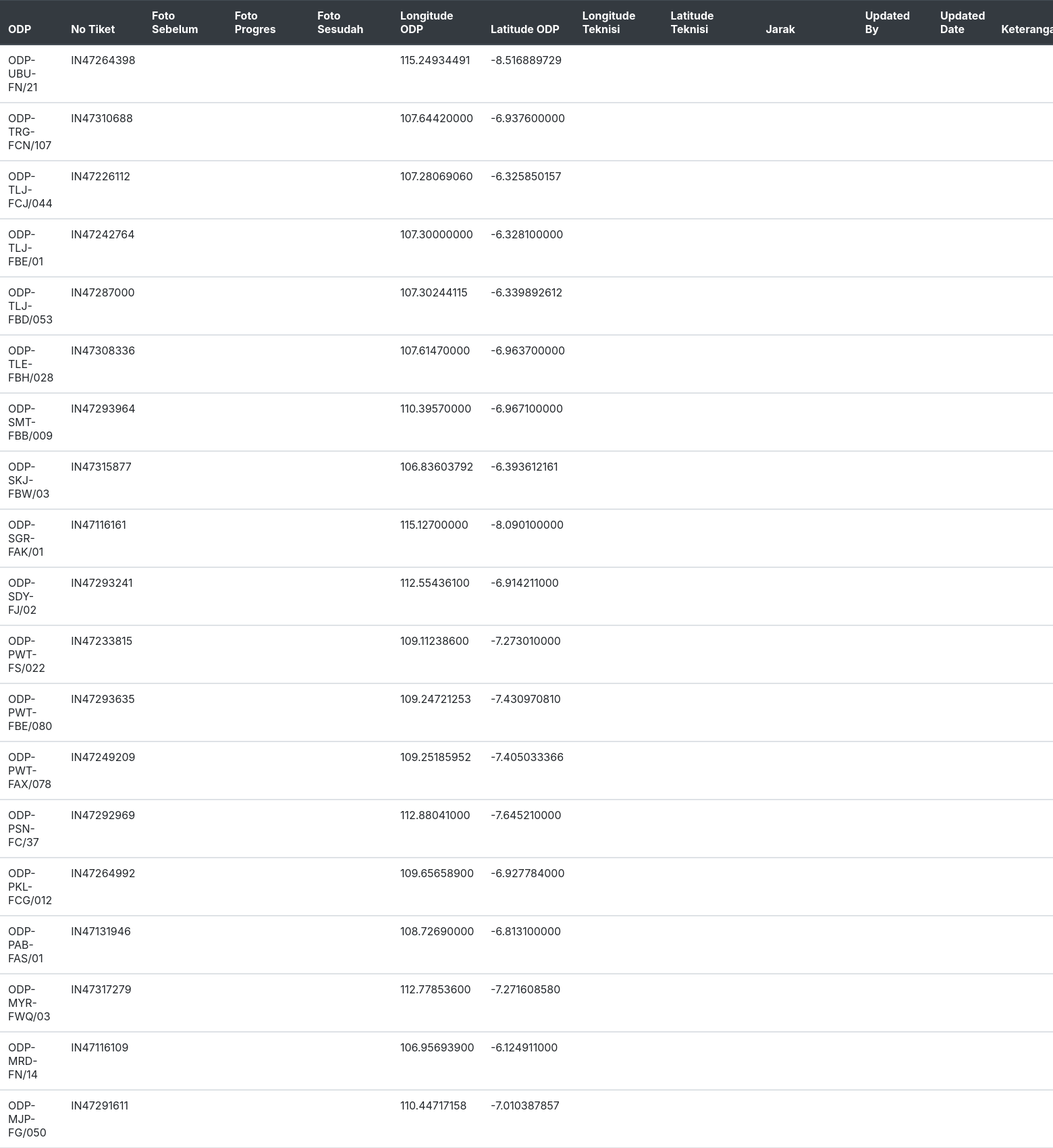
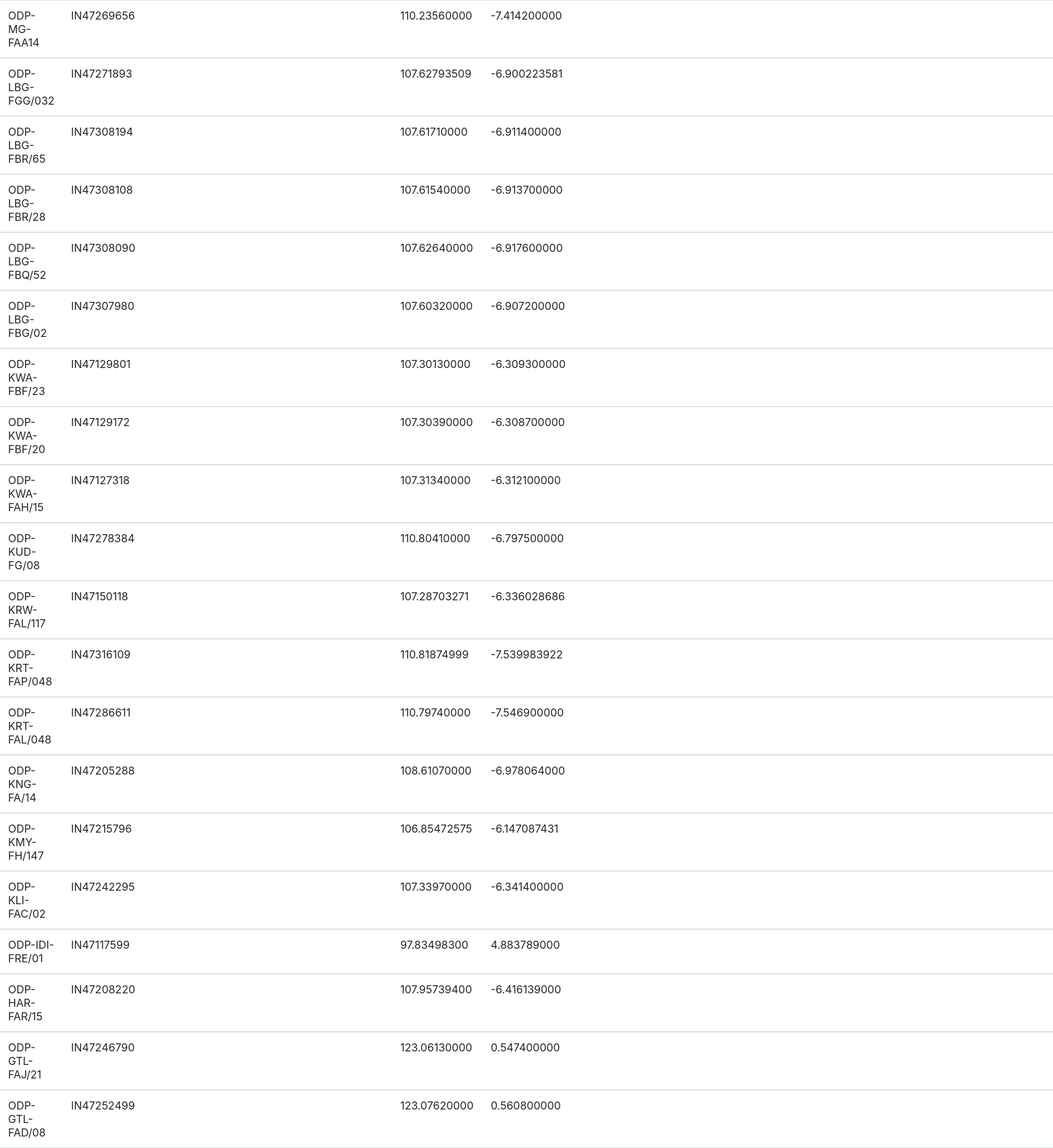
Page /web-simulasi/index.php (upper part) on the committed database (2 pictures, top to bottom).
### tables this page shows
CREATE TABLE `mytable` (
  `ODP` varchar(15) NOT NULL,
  `TICKET_ID` varchar(10) NOT NULL,
  `PHOTO_BEFORE` varchar(30) DEFAULT NULL,
  `PHOTO_PROCESS` varchar(30) DEFAULT NULL,
  `PHOTO_AFTER` varchar(30) DEFAULT NULL,
  `LONGITUDE` decimal(12,8) NOT NULL,
  `LATITUDE` decimal(12,9) NOT NULL,
  `LONGITUDE_U` decimal(12,8) DEFAULT NULL,
  `LATITUDE_U` decimal(12,9) DEFAULT NULL,
  `DISTANCE` decimal(12,8) DEFAULT NULL,
  `UPDATED_BY` varchar(30) DEFAULT NULL,
  `UPDATED_DATE` varchar(30) DEFAULT NULL,
  `KETERANGAN` varchar(30) DEFAULT NULL
);

### web-simulasi/index.php (the view, shortened to what this page needs)
<?php
include_once("config.php");
$result = mysqli_query($mysqli, "SELECT * FROM mytable ORDER BY ODP DESC");
?>
<html>
<head>
    <link rel="stylesheet" href="https://maxcdn.bootstrapcdn.com/bootstrap/4.3.1/css/bootstrap.min.css">
</head>
<body>
    <table class="table">
        <thead class="thead-dark">
            <tr>
                <th scope="col">ODP</th>
                <th scope="col">No Tiket</th>
                <th scope="col">Foto Sebelum</th>
                <th scope="col">Foto Progres</th>
                <th scope="col">Foto Sesudah</th>
                <th scope="col">Longitude ODP</th>
                <th scope="col">Latitude ODP </th>
                <th scope="col">Longitude Teknisi</th>
                <th scope="col">Latitude Teknisi</th>
                <th scope="col">Jarak</th>
                <th scope="col">Updated By</th>
                <th scope="col">Updated Date</th>
                <th scope="col">Keterangan</th>
            </tr>
        </thead>
        <?php
        while ($user_data = mysqli_fetch_array($result)) {
            echo "<tbody>";
            echo "<tr>";
            echo "<td>" . $user_data['ODP'] . "</td>";
            echo "<td>" . $user_data['TICKET_ID'] . "</td>";
            echo "<td>" . $user_data['PHOTO_BEFORE'] . "</td>";
            echo "<td>" . $user_data['PHOTO_PROCESS'] . "</td>";
            echo "<td>" . $user_data['PHOTO_AFTER'] . "</td>";
            echo "<td>" . $user_data['LONGITUDE'] . "</td>";
            echo "<td>" . $user_data['LATITUDE'] . "</td>";
            echo "<td>" . $user_data['LONGITUDE_U'] . "</td>";
            echo "<td>" . $user_data['LATITUDE_U'] . "</td>";
            echo "<td>" . $user_data['DISTANCE'] . "</td>";
            echo "<td>" . $user_data['UPDATED_BY'] . "</td>";
            echo "<td>" . $user_data['UPDATED_DATE'] . "</td>";
            echo "<td>" . $user_data['KETERANGAN'] . "</td>";
        }
        ?>
    </table>
</body>
</html>

### rows in the picture
mytable: ODP "ODP-UBU-FN/21", TICKET_ID "IN47264398", LONGITUDE "115.24934491", LATITUDE "-8.516889729"
mytable: ODP "ODP-TRG-FCN/107", TICKET_ID "IN47310688", LONGITUDE "107.64420000", LATITUDE "-6.937600000"
mytable: ODP "ODP-TLJ-FCJ/044", TICKET_ID "IN47226112", LONGITUDE "107.28069060", LATITUDE "-6.325850157"
mytable: ODP "ODP-TLJ-FBE/01", TICKET_ID "IN47242764", LONGITUDE "107.30000000", LATITUDE "-6.328100000"
mytable: ODP "ODP-TLJ-FBD/053", TICKET_ID "IN47287000", LONGITUDE "107.30244115", LATITUDE "-6.339892612"
mytable: ODP "ODP-TLE-FBH/028", TICKET_ID "IN47308336", LONGITUDE "107.61470000", LATITUDE "-6.963700000"
mytable: ODP "ODP-SMT-FBB/009", TICKET_ID "IN47293964", LONGITUDE "110.39570000", LATITUDE "-6.967100000"
mytable: ODP "ODP-SKJ-FBW/03", TICKET_ID "IN47315877", LONGITUDE "106.83603792", LATITUDE "-6.393612161"
mytable: ODP "ODP-SGR-FAK/01", TICKET_ID "IN47116161", LONGITUDE "115.12700000", LATITUDE "-8.090100000"
mytable: ODP "ODP-SDY-FJ/02", TICKET_ID "IN47293241", LONGITUDE "112.55436100", LATITUDE "-6.914211000"
mytable: ODP "ODP-PWT-FS/022", TICKET_ID "IN47233815", LONGITUDE "109.11238600", LATITUDE "-7.273010000"
mytable: ODP "ODP-PWT-FBE/080", TICKET_ID "IN47293635", LONGITUDE "109.24721253", LATITUDE "-7.430970810"
mytable: ODP "ODP-PWT-FAX/078", TICKET_ID "IN47249209", LONGITUDE "109.25185952", LATITUDE "-7.405033366"
mytable: ODP "ODP-PSN-FC/37", TICKET_ID "IN47292969", LONGITUDE "112.88041000", LATITUDE "-7.645210000"
mytable: ODP "ODP-PKL-FCG/012", TICKET_ID "IN47264992", LONGITUDE "109.65658900", LATITUDE "-6.927784000"
mytable: ODP "ODP-PAB-FAS/01", TICKET_ID "IN47131946", LONGITUDE "108.72690000", LATITUDE "-6.813100000"
mytable: ODP "ODP-MYR-FWQ/03", TICKET_ID "IN47317279", LONGITUDE "112.77853600", LATITUDE "-7.271608580"
mytable: ODP "ODP-MRD-FN/14", TICKET_ID "IN47116109", LONGITUDE "106.95693900", LATITUDE "-6.124911000"
mytable: ODP "ODP-MJP-FG/050", TICKET_ID "IN47291611", LONGITUDE "110.44717158", LATITUDE "-7.010387857"
mytable: ODP "ODP-MG-FAA14", TICKET_ID "IN47269656", LONGITUDE "110.23560000", LATITUDE "-7.414200000"
mytable: ODP "ODP-LBG-FGG/032", TICKET_ID "IN47271893", LONGITUDE "107.62793509", LATITUDE "-6.900223581"
mytable: ODP "ODP-LBG-FBR/65", TICKET_ID "IN47308194", LONGITUDE "107.61710000", LATITUDE "-6.911400000"
mytable: ODP "ODP-LBG-FBR/28", TICKET_ID "IN47308108", LONGITUDE "107.61540000", LATITUDE "-6.913700000"
mytable: ODP "ODP-LBG-FBQ/52", TICKET_ID "IN47308090", LONGITUDE "107.62640000", LATITUDE "-6.917600000"
mytable: ODP "ODP-LBG-FBG/02", TICKET_ID "IN47307980", LONGITUDE "107.60320000", LATITUDE "-6.907200000"
mytable: ODP "ODP-KWA-FBF/23", TICKET_ID "IN47129801", LONGITUDE "107.30130000", LATITUDE "-6.309300000"
mytable: ODP "ODP-KWA-FBF/20", TICKET_ID "IN47129172", LONGITUDE "107.30390000", LATITUDE "-6.308700000"
mytable: ODP "ODP-KWA-FAH/15", TICKET_ID "IN47127318", LONGITUDE "107.31340000", LATITUDE "-6.312100000"
mytable: ODP "ODP-KUD-FG/08", TICKET_ID "IN47278384", LONGITUDE "110.80410000", LATITUDE "-6.797500000"
mytable: ODP "ODP-KRW-FAL/117", TICKET_ID "IN47150118", LONGITUDE "107.28703271", LATITUDE "-6.336028686"
mytable: ODP "ODP-KRT-FAP/048", TICKET_ID "IN47316109", LONGITUDE "110.81874999", LATITUDE "-7.539983922"
mytable: ODP "ODP-KRT-FAL/048", TICKET_ID "IN47286611", LONGITUDE "110.79740000", LATITUDE "-7.546900000"
mytable: ODP "ODP-KNG-FA/14", TICKET_ID "IN47205288", LONGITUDE "108.61070000", LATITUDE "-6.978064000"
mytable: ODP "ODP-KMY-FH/147", TICKET_ID "IN47215796", LONGITUDE "106.85472575", LATITUDE "-6.147087431"
mytable: ODP "ODP-KLI-FAC/02", TICKET_ID "IN47242295", LONGITUDE "107.33970000", LATITUDE "-6.341400000"
mytable: ODP "ODP-IDI-FRE/01", TICKET_ID "IN47117599", LONGITUDE "97.83498300", LATITUDE "4.883789000"
mytable: ODP "ODP-HAR-FAR/15", TICKET_ID "IN47208220", LONGITUDE "107.95739400", LATITUDE "-6.416139000"
mytable: ODP "ODP-GTL-FAJ/21", TICKET_ID "IN47246790", LONGITUDE "123.06130000", LATITUDE "0.547400000"
mytable: ODP "ODP-GTL-FAD/08", TICKET_ID "IN47252499", LONGITUDE "123.07620000", LATITUDE "0.560800000"
